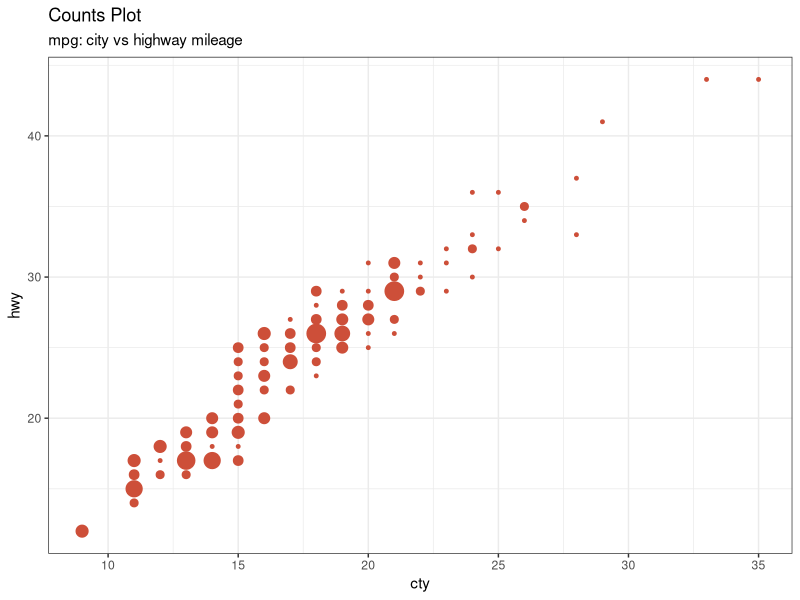
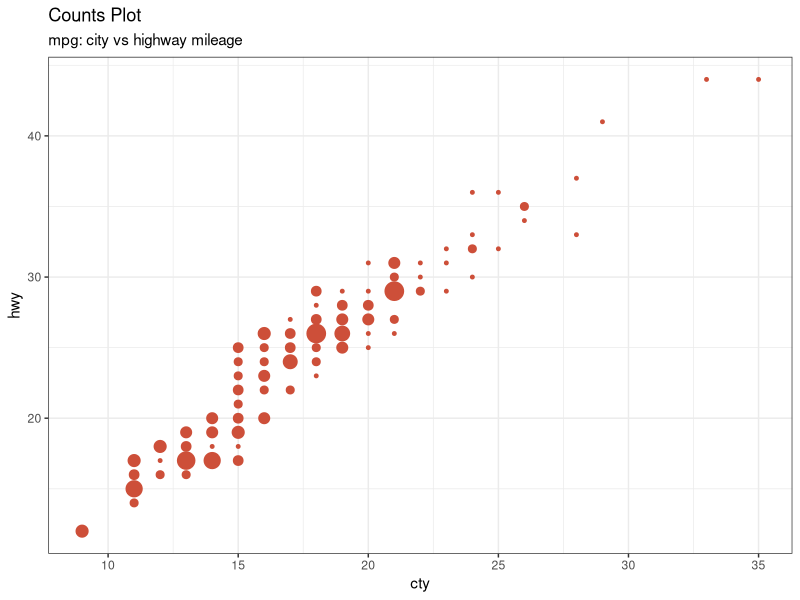

Write the R code that produced these figures, in order.
## ---- chunk 1
knitr::opts_chunk$set(echo=FALSE, warning=FALSE,
                      message=FALSE, 
                      results='hide',
                      comment=NA)

knitr::opts_chunk$set(root.dir = "~GitHub/unc-dissertation-markdown-template/includes/scripts/paper1",fig.pos="h")
## ---- chunk 2
require(knitr)
require(kableExtra)
require(ggplot2)
## ---- chunk 3

data(mtcars)
dt <- mtcars[1:5, 1:3]

kable(dt,
      booktabs=T,
      longtable=T,
      format="latex",
      row.names=T,
      escape=F,
      caption='Table for paper 1.',
      col.names = c("column 1", "column 2", "column 3")) %>%
    add_header_above(c(" "=1, "The rest"=2)) %>%
    kable_styling(latex_options=c("HOLD_position", "scale_down", "repeat_header"))

## ---- chunk 4

# example below copied from 
#http://r-statistics.co/Top50-Ggplot2-Visualizations-MasterList-R-Code.html

data(mpg, package="ggplot2")
# mpg <- read.csv("http://goo.gl/uEeRGu")

# Scatterplot
theme_set(theme_bw())  # pre-set the bw theme.
g <- ggplot(mpg, aes(cty, hwy))
extra.plot = g + geom_count(col="tomato3", show.legend=F) +
  labs(subtitle="mpg: city vs highway mileage", 
       y="hwy", 
       x="cty", 
       title="Counts Plot")

ggsave("../../figures/fig1.eps",
       width = 7, height = 5, units = "in",
       plot=extra.plot) 

ggsave("includes/figures/fig1.eps",
       width = 7, height = 5, units = "in",
       plot=extra.plot) 
